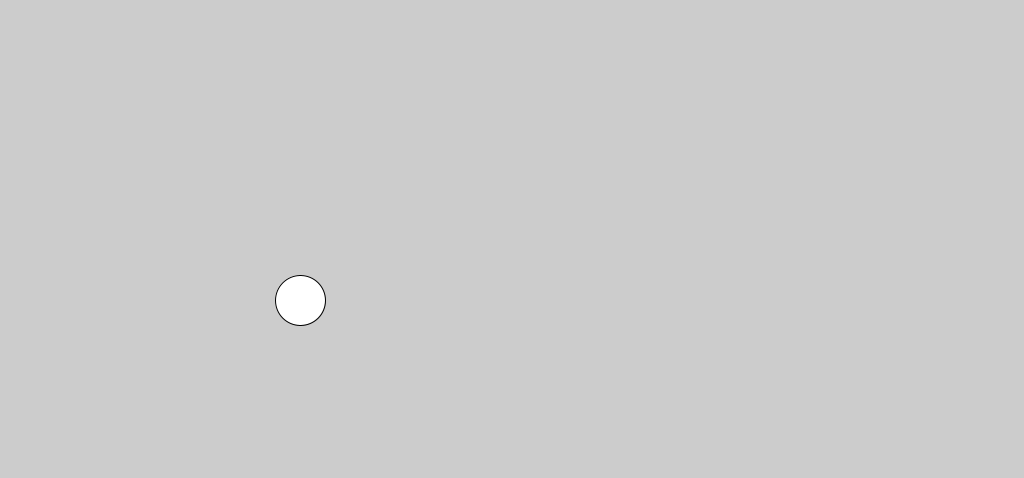
Frame 1 (no input)
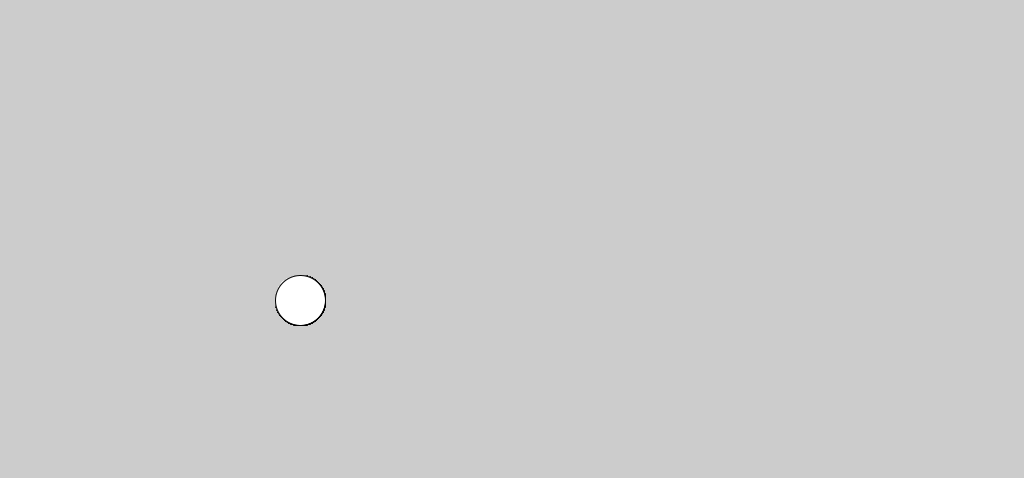
Frame 60 (the mouse pressed at the canvas centre just before this capture)
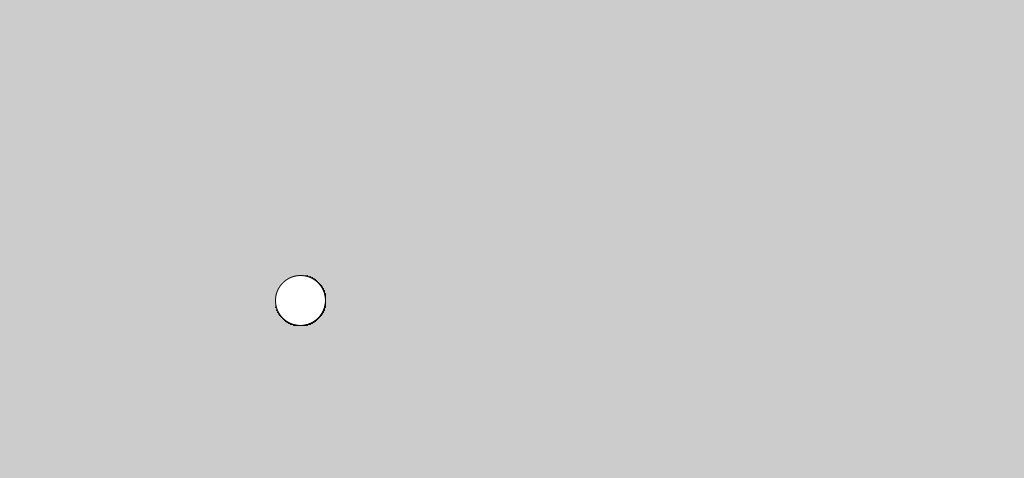
Frame 120 (the mouse held since frame 60 and released just before this capture)

The Processing sketch that drew these frames (run headless with seeded random() and noise(); from frame 60 on, the mouse is pressed at the canvas centre):

// Processing sketch: processing_163352
// ── processing_163352.pde

int xPos = 300;
int yPos = 300;
float xLength = 50;
float yLength = 50;

 
void setup(){
 size(1024,478);
 
 }
 
void draw(){
   ellipse(xPos, yPos,xLength, yLength);
  
  // going Right
  if(keyCode== RIGHT){
    xPos = xPos + 5;
    if(keyPressed == true){
      fill(0);
    }else{
      fill(250,250,150);
    }
    
// going Left  
}else if(keyCode== LEFT){
    xPos = xPos - 5;
      if(keyPressed == true){
      fill(0);
    }else{
      fill(100,50,255);
    }
    
    // Going Up
  }else if(keyCode== UP){
    yPos = yPos - 5;
      if(keyPressed == true){
      fill(0);
    }else{
      fill(90,575,155);
    }
  
// Going Down
}else if(keyCode== DOWN){
    yPos = yPos + 5;
      if(keyPressed == true){
      fill(0);
    }else{
      fill(100,15,200);
    }
  }
}
